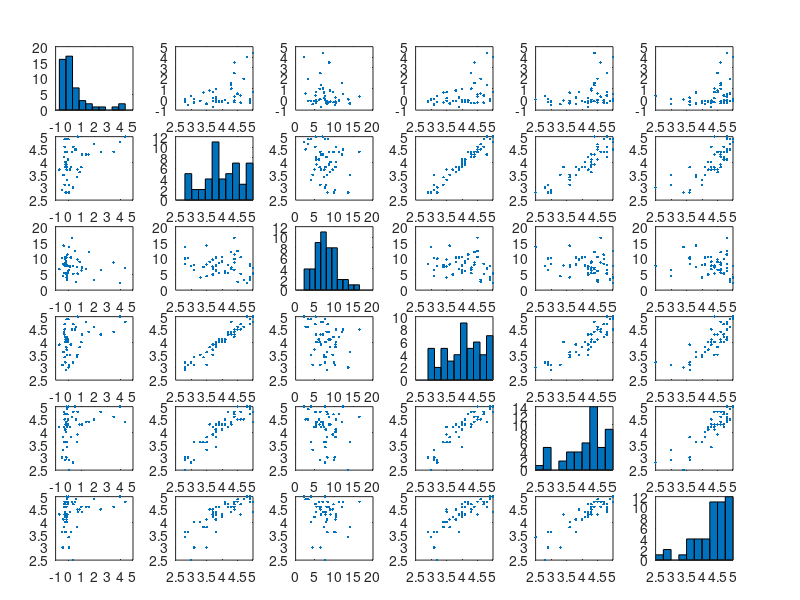

Reproduce this figure in MATLAB. (Note: this script raises an error after producing the figure.)
%% Anonymous Function used in this file
varname = @(x) inputname(1)     % returns the variable name in string
%%
% All of the q guide data can be found here: http://q.fas.harvard.edu/
% We will look across all departments for course evaluation data.


% VARIABLES IN FILE:
% y1        number of students enrolled in the class the following year
% y2       number of students current year
% overall_rating       
% workload_hours
% recommend
% inst_overall
% inst_access
clc
clear

data=csvread('QGuideData3.csv', 1, 1);
y1 = data(:,1);               % next year student enrollment
y2 = data(:,2);               % current year student enrollment
overall_rating = data(:,3);   % Overall Rating
workload_hours = data(:,4);   % Workload Hours
recommend = data(:,5);        % Recommend
inst_overall = data(:,6);     % Instructor Overall
inst_access = data(:, 7);     % Instructor Accessibility
elective = data(:, 8);
requirement = data(:, 9);

deltaY = y1-y2;     % Change in enrollment
percentInc = (y1-y2)./y2;
ele_req = elective+requirement;
X=[overall_rating workload_hours recommend inst_overall inst_access];
% X=[workload_hours recommend, requirement];
% plots the data
[~, ax] = plotmatrix([percentInc X])
ax(1,1).YLabel.String='Change in Enrollment'; 
ax(2,1).YLabel.String='Overall Rating'; 
ax(3,1).YLabel.String='Workload Hours'; 
ax(4,1).YLabel.String='Recommendation'; 
ax(5,1).YLabel.String='Instructor Overall'; 
ax(6,1).YLabel.String='Instructor Accessibility'; 

% ax(1,1).YLabel.String='Change in Enrollment'; 
% ax(2,1).YLabel.String='Workload Hours'; 
% ax(3,1).YLabel.String='Recommendation'; 
% ax(4,1).YLabel.String='Requirement'; 
% 
ax(6,1).XLabel.String='Change in Enrollment'; 
ax(6,2).XLabel.String='Overall Rating'; 
ax(6,3).XLabel.String='Workload Hours'; 
ax(6,4).XLabel.String='Recommendation'; 
ax(6,5).XLabel.String='Instructor Overall'; 
ax(6,6).XLabel.String='Instructor Accessibility'; 

% 
% ax(4,1).XLabel.String='Change in Enrollment'; 
% ax(4,2).XLabel.String='Workload Hours'; 
% ax(4,3).XLabel.String='Recommendation'; 
% ax(4,4).XLabel.String='Requirement'; 

% fits linear regression
fitlm(X, deltaY)
%% Big Data Analysis
% Clear all data
clc
clear all
close all

% data=csvread('QGuideData3.csv', 1, 1);
data=csvread('QGuideDataBigClass2.csv', 1, 1);
y1 = data(:,1);               % next year student enrollment
y2 = data(:,2);               % current year student enrollment
overall_rating = data(:,3);   % Overall Rating
workload_hours = data(:,4);   % Workload Hours
recommend = data(:,5);        % Recommend
inst_overall = data(:,6);     % Instructor Overall
inst_access = data(:, 7);     % Instructor Accessibility
elective = data(:, 8);          % Percentage for Elective
requirement = data(:, 9);       % Percentage for Requirement
assignments = data(:, 10);      % Assignments Rating
feedback = data(:, 11);         % Feedback Rating
section = data(:, 12);          % Section Rating

deltaY = y1-y2;                 % Change in enrollment
percentInc = (y1-y2)./y2;       % Percent Increase
ele_req = elective+requirement; % Elective + Requirement percentages

% Combines all the variables
X=[ overall_rating workload_hours recommend inst_overall inst_access elective requirement assignments feedback section ];
plot_name = {
    'overall_rating'; 'Enrollment % Inc.'; 'workload_hours'; 'recommend'; 'inst_overall';
    'inst_access';'elective'; 'requirement'; 'assignments'; 'feedback'; 
    'section'
    };

% X=[  recommend  assignments ];
% plot_name = {
%     'percent increase'; 'recommend'; 'assignments'
%     };

% Creates plot
[~, ax] = plotmatrix([percentInc X]);
[R, PValue] = corrplot([percentInc X]);
% Places labels on plot
for i = 1:length(plot_name)
    ax(i,1).YLabel.String = plot_name{i};
    ax(length(plot_name),i).XLabel.String = plot_name{i};
end

% fits linear regression
fitlm(X, percentInc)
%%
stepwisefit(X, percentInc)

